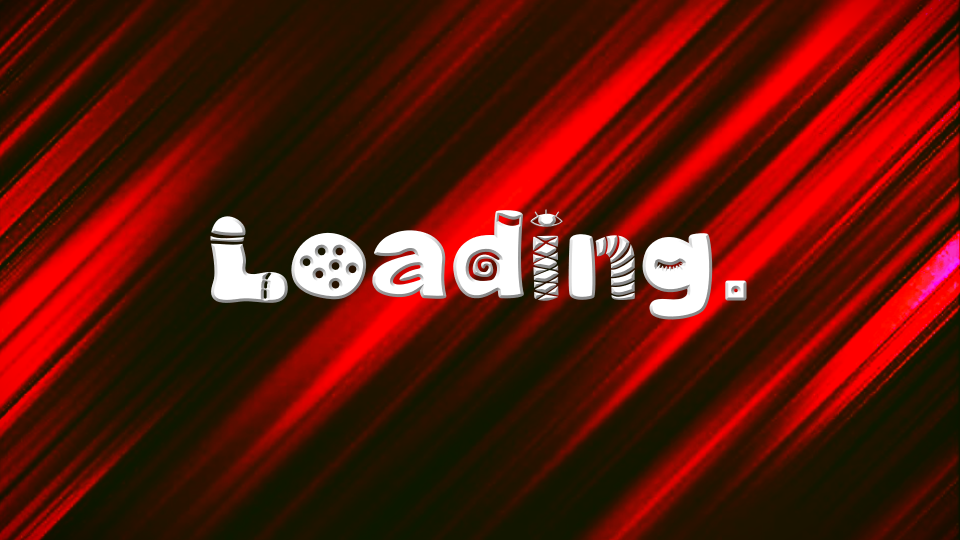
#> input picture ARA FOODS Pvt. Ltd/loading_1.png, 1920 x 1080 px (shown at 1/2 size); its folder holds 6 pictures in this run
$ python -i search_window_2.py   (imports and definitions only)
#> lines starting #> are read from the running program, lines starting #| are printed output that depends on the picture
from tkinter import *
from tkinter import ttk
import mysql.connector as ms2
import mysql.connector as ms
from menu_window import loading_win_3
from PIL import ImageTk
from PIL import Image

def loading_win_2():

    #Loading...

    loading = Tk()
    loading.title("ARA FOODS")
    loading.iconbitmap("logo.ico")
    loading.geometry("650x370")
    loading.config(bg = 'black')

    global load_1, load_1_res, new_load_1
    global load_2, load_2_res, new_load_2
    global load_3, load_3_res, new_load_3

    load_1 = Image.open("loading_1.png")
#> load_1 is the input picture: PIL image 1920x1080 RGBA; mean R, G, B, A 91.9, 23.9, 11.2, 255
    load_1_res = load_1.resize((640, 360), Image.Resampling.LANCZOS)
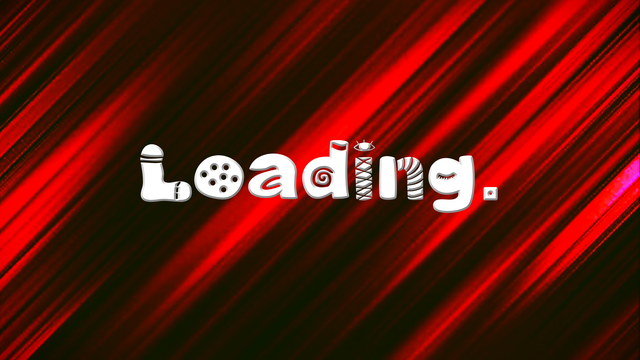
#> load_1_res: PIL image 640x360 RGBA; mean R, G, B, A 91.8, 23.9, 11.3, 255
    new_load_1 = ImageTk.PhotoImage(load_1_res, master = loading)

    load_2 = Image.open("loading_2.png")
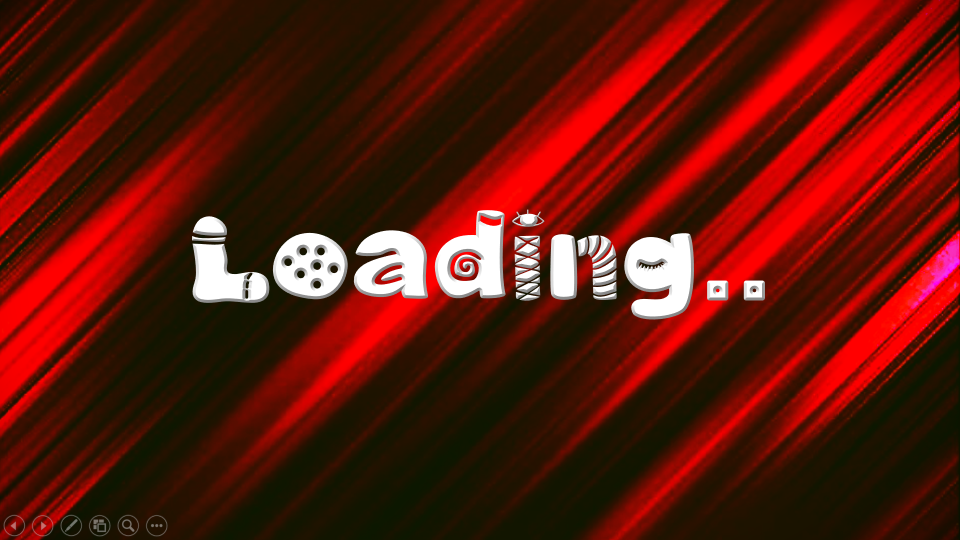
#> input picture ARA FOODS Pvt. Ltd/loading_2.png, 1920 x 1080 px (shown at 1/2 size)
#> load_2 is the input picture: PIL image 1920x1080 RGBA; mean R, G, B, A 92.4, 24.2, 11.5, 255
    load_2_res = load_2.resize((640, 360), Image.Resampling.LANCZOS)
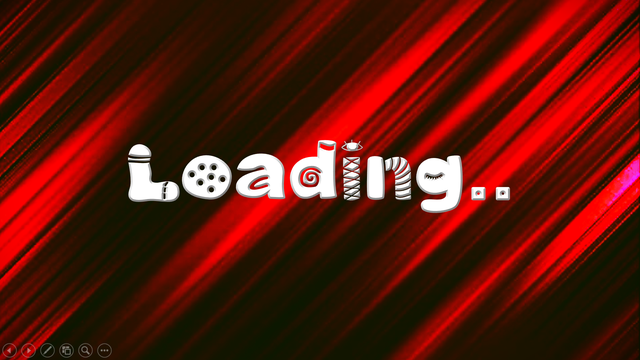
#> load_2_res: PIL image 640x360 RGBA; mean R, G, B, A 92.3, 24.1, 11.6, 255
    new_load_2 = ImageTk.PhotoImage(load_2_res, master = loading)

    load_3 = Image.open("loading_3.png")
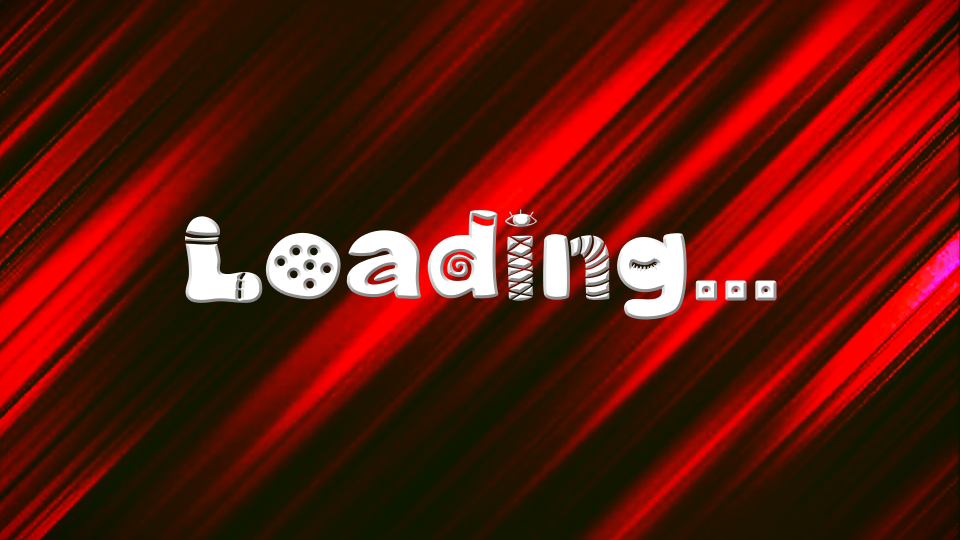
#> input picture ARA FOODS Pvt. Ltd/loading_3.png, 1920 x 1080 px (shown at 1/2 size)
#> load_3 is the input picture: PIL image 1920x1080 RGBA; mean R, G, B, A 92.5, 24.2, 11.6, 255
    load_3_res = load_3.resize((640, 360), Image.Resampling.LANCZOS)
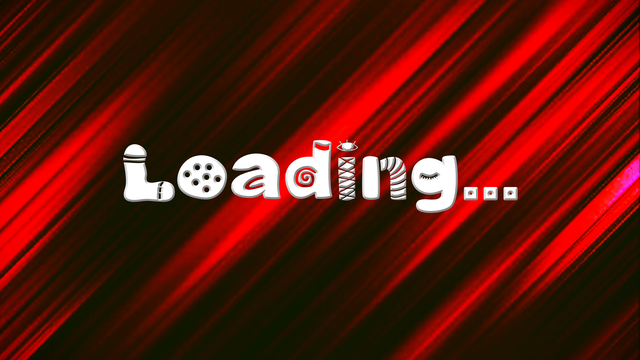
#> load_3_res: PIL image 640x360 RGBA; mean R, G, B, A 92.4, 24.2, 11.6, 255
    new_load_3 = ImageTk.PhotoImage(load_3_res, master = loading)

    label_load = Label(loading, image = new_load_1)
    label_load.pack()

    #label_load = Label(loading, text = "Loading", font = ('Dollan Personal Use', 50), bg = 'black', fg = 'white')
    #label_load.place(x=165,y=110)

    global unity
    unity = 0

    def timer_load():
        global unity
        unity = unity + 1
        if unity == 4:
            label_load.config(image = new_load_1)
        else:
            label_load.config(image = globals()["new_load_{}".format(unity)])
        label_load.after(1111, timer_load)
        if unity == 4:
            loading.destroy()
            s_new_window_2()

    timer_load()

# [170 lines left out: function s_new_window_2, not called in this run]

>>> result = loading_win_2()
